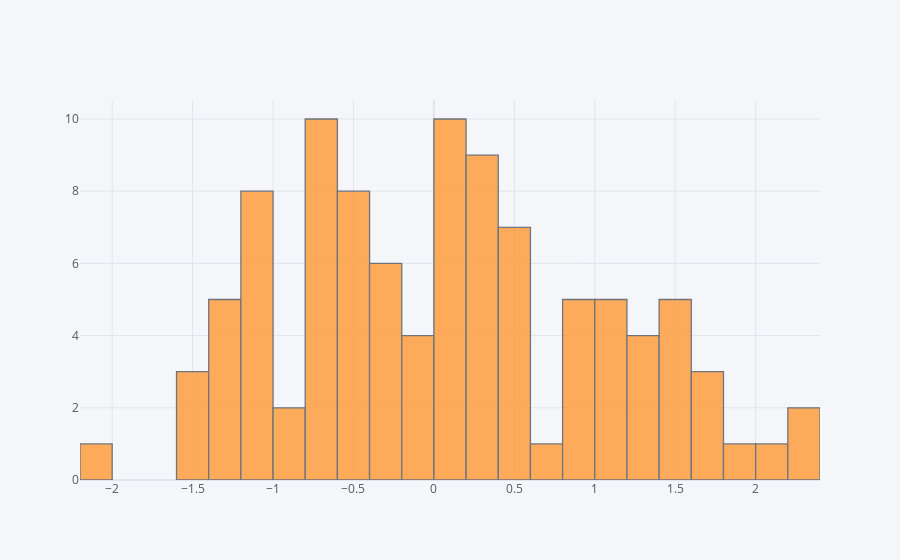

The notebook cell saved with this chart:
### Markdown cell above
## histogram

### Code cell
df['A'].iplot(kind='hist',bins=25)

### Figure 1 — Plotly figure (JSON) as saved in the notebook; plotly's stock layout.template omitted (floating-point values rounded to 4 significant figures)
{"data": [{"histfunc": "count", "histnorm": "", "marker": {"color": "rgba(255, 153, 51, 1.0)", "line": {"color": "#4D5663", "width": 1.3}}, "name": "A", "nbinsx": 25, "opacity": 0.8, "orientation": "v", "type": "histogram", "x": [-1.355, -0.2773, 0.455, -0.2311, 0.3225, -1.001, 0.9845, -0.5032, 1.616, -1.076, -0.7267, -1.596, 0.4302, -0.5023, 1.199, 1.503, -2.011, 0.279, -0.3667, -1.045, 0.1091, -0.6329, 1.023, 0.2365, 0.4155, -1.098, -1.339, -0.4528, -0.4273, 0.5754, 0.1128, -1.15, -0.05057, 0.6019, -1.451, -0.2139, 0.938, -0.09439, -0.07054, 2.229, 0.1985, 1.213, 1.179, -0.7569, -1.325, -0.6129, -0.4709, -0.7285, -0.2596, 0.1556, -1.007, 1.488, -0.1959, -1.305, -0.7121, 1.437, 0.4538, 0.3212, 1.931, -1.0, 1.354, 1.025, -0.607, 1.751, 1.78, 0.1757, 0.1301, -0.4213, 0.2879, 2.138, 1.089, -0.2649, 0.02773, 0.4048, 0.9084, -0.5899, -0.8617, 1.235, 1.277, 0.1647, 0.1924, -1.389, 0.03482, 1.575, -0.6367, -0.4159, 0.3428, 0.8367, 0.3478, -1.47, 0.3896, -0.7884, -0.9056, 0.3399, -0.6478, 1.568, 2.27, -1.04, 0.5237, 0.9448]}], "layout": {"barmode": "overlay", "legend": {"bgcolor": "#F5F6F9", "font": {"color": "#4D5663"}}, "paper_bgcolor": "#F5F6F9", "plot_bgcolor": "#F5F6F9", "title": {"font": {"color": "#4D5663"}}, "xaxis": {"gridcolor": "#E1E5ED", "showgrid": true, "tickfont": {"color": "#4D5663"}, "title": {"font": {"color": "#4D5663"}, "text": ""}, "zerolinecolor": "#E1E5ED"}, "yaxis": {"gridcolor": "#E1E5ED", "showgrid": true, "tickfont": {"color": "#4D5663"}, "title": {"font": {"color": "#4D5663"}, "text": ""}, "zerolinecolor": "#E1E5ED"}}}
